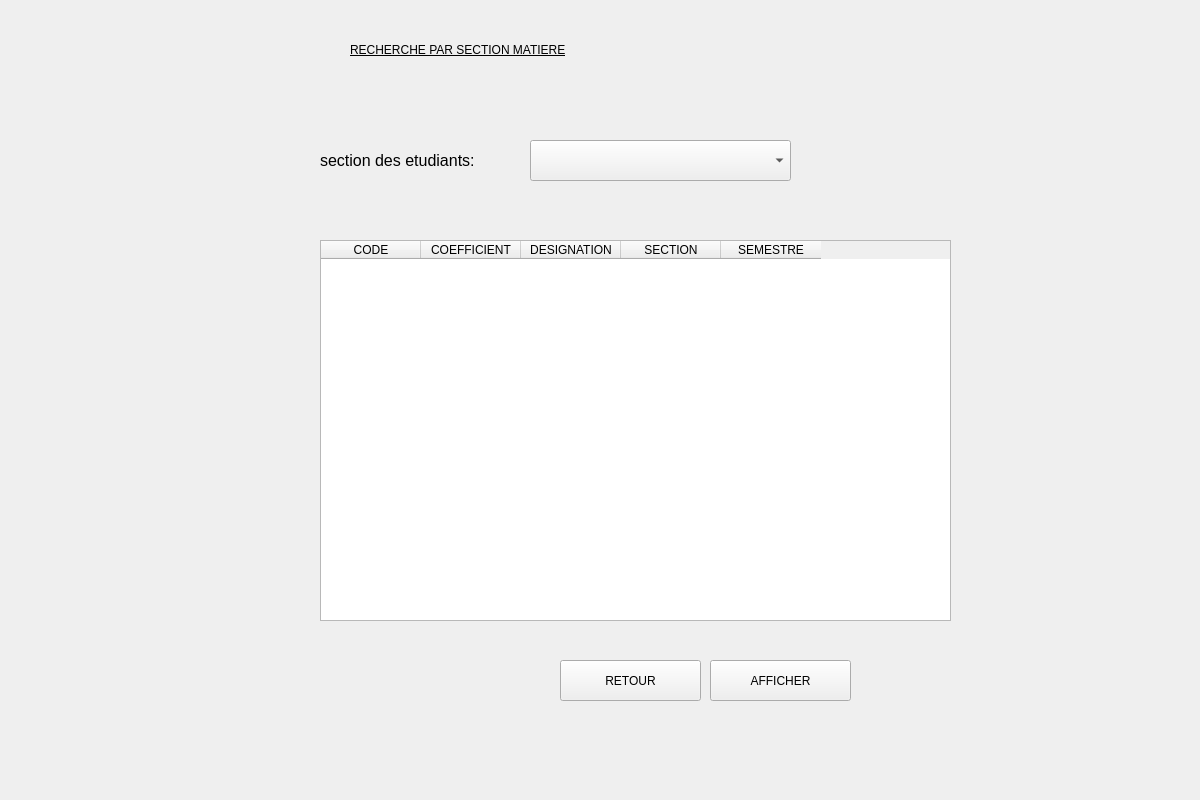
<?xml version="1.0" encoding="UTF-8"?>
<ui version="4.0">
 <class>Form</class>
 <widget class="QWidget" name="Form">
  <property name="geometry">
   <rect>
    <x>0</x>
    <y>0</y>
    <width>1200</width>
    <height>800</height>
   </rect>
  </property>
  <property name="windowTitle">
   <string>Form</string>
  </property>
  <widget class="QLabel" name="num_inscription4">
   <property name="geometry">
    <rect>
     <x>320</x>
     <y>120</y>
     <width>281</width>
     <height>81</height>
    </rect>
   </property>
   <property name="styleSheet">
    <string notr="true"/>
   </property>
   <property name="text">
    <string>&lt;html&gt;&lt;head/&gt;&lt;body&gt;&lt;p&gt;&lt;span style=&quot; font-size:12pt; color:#000000;&quot;&gt;section des etudiants:&lt;/span&gt;&lt;/p&gt;&lt;/body&gt;&lt;/html&gt;</string>
   </property>
  </widget>
  <widget class="QPushButton" name="afficher">
   <property name="geometry">
    <rect>
     <x>710</x>
     <y>660</y>
     <width>141</width>
     <height>41</height>
    </rect>
   </property>
   <property name="styleSheet">
    <string notr="true">font: 12pt &quot;MS Shell Dlg 2&quot;;</string>
   </property>
   <property name="text">
    <string>AFFICHER</string>
   </property>
  </widget>
  <widget class="QLabel" name="label">
   <property name="geometry">
    <rect>
     <x>350</x>
     <y>10</y>
     <width>551</width>
     <height>81</height>
    </rect>
   </property>
   <property name="styleSheet">
    <string notr="true">font: 63 18pt &quot;Open Sans Semibold&quot;;</string>
   </property>
   <property name="text">
    <string>&lt;html&gt;&lt;head/&gt;&lt;body&gt;&lt;p&gt;&lt;span style=&quot; text-decoration: underline; color:#000000;&quot;&gt;RECHERCHE PAR SECTION MATIERE&lt;/span&gt;&lt;/p&gt;&lt;/body&gt;&lt;/html&gt;</string>
   </property>
  </widget>
  <widget class="QPushButton" name="ok">
   <property name="geometry">
    <rect>
     <x>560</x>
     <y>660</y>
     <width>141</width>
     <height>41</height>
    </rect>
   </property>
   <property name="styleSheet">
    <string notr="true">font: 12pt &quot;MS Shell Dlg 2&quot;;</string>
   </property>
   <property name="text">
    <string>RETOUR</string>
   </property>
  </widget>
  <widget class="QLabel" name="section_2">
   <property name="geometry">
    <rect>
     <x>540</x>
     <y>190</y>
     <width>221</width>
     <height>21</height>
    </rect>
   </property>
   <property name="text">
    <string/>
   </property>
  </widget>
  <widget class="QTableWidget" name="tableWidget">
   <property name="geometry">
    <rect>
     <x>320</x>
     <y>240</y>
     <width>631</width>
     <height>381</height>
    </rect>
   </property>
   <column>
    <property name="text">
     <string>CODE</string>
    </property>
   </column>
   <column>
    <property name="text">
     <string>COEFFICIENT</string>
    </property>
   </column>
   <column>
    <property name="text">
     <string>DESIGNATION</string>
    </property>
   </column>
   <column>
    <property name="text">
     <string>SECTION</string>
    </property>
   </column>
   <column>
    <property name="text">
     <string>SEMESTRE</string>
    </property>
   </column>
  </widget>
  <widget class="QComboBox" name="section">
   <property name="geometry">
    <rect>
     <x>530</x>
     <y>140</y>
     <width>261</width>
     <height>41</height>
    </rect>
   </property>
   <property name="styleSheet">
    <string notr="true">QLineEdit {
border: 1px solid rgb(37,39,48);
border-radius: 20px;
padding-left:20px;
padding-right:20px;
}
QLineEdit:hover{
	border: 2px solid rgb(222, 221, 218)
}
QLineEdit:focus{
	border: 2px solid rgb(154, 208, 236)
}</string>
   </property>
   <item>
    <property name="text">
     <string/>
    </property>
   </item>
   <item>
    <property name="text">
     <string>CPI1</string>
    </property>
   </item>
   <item>
    <property name="text">
     <string>CPI2</string>
    </property>
   </item>
   <item>
    <property name="text">
     <string>L1 INFO</string>
    </property>
   </item>
   <item>
    <property name="text">
     <string>L1 TIC</string>
    </property>
   </item>
   <item>
    <property name="text">
     <string>L1 EEA</string>
    </property>
   </item>
   <item>
    <property name="text">
     <string>L1 MATH</string>
    </property>
   </item>
   <item>
    <property name="text">
     <string>L2 INFO </string>
    </property>
   </item>
   <item>
    <property name="text">
     <string>L2 TIC</string>
    </property>
   </item>
   <item>
    <property name="text">
     <string>L2 EEA</string>
    </property>
   </item>
   <item>
    <property name="text">
     <string>L2 MATH</string>
    </property>
   </item>
   <item>
    <property name="text">
     <string>L3 INFO</string>
    </property>
   </item>
   <item>
    <property name="text">
     <string>L3 TIC</string>
    </property>
   </item>
   <item>
    <property name="text">
     <string>L3 EEA</string>
    </property>
   </item>
   <item>
    <property name="text">
     <string>ING 1</string>
    </property>
   </item>
   <item>
    <property name="text">
     <string>ING2</string>
    </property>
   </item>
  </widget>
  <widget class="QLabel" name="label_2">
   <property name="geometry">
    <rect>
     <x>-160</x>
     <y>-10</y>
     <width>1391</width>
     <height>881</height>
    </rect>
   </property>
   <property name="text">
    <string/>
   </property>
   <property name="pixmap">
    <pixmap>n1mtIpU.jpg</pixmap>
   </property>
   <property name="scaledContents">
    <bool>true</bool>
   </property>
  </widget>
  <widget class="QLabel" name="label_10">
   <property name="geometry">
    <rect>
     <x>1060</x>
     <y>20</y>
     <width>131</width>
     <height>141</height>
    </rect>
   </property>
   <property name="text">
    <string/>
   </property>
   <property name="pixmap">
    <pixmap>output-onlinepngtools.png</pixmap>
   </property>
   <property name="scaledContents">
    <bool>true</bool>
   </property>
  </widget>
  <zorder>label_2</zorder>
  <zorder>num_inscription4</zorder>
  <zorder>afficher</zorder>
  <zorder>label</zorder>
  <zorder>ok</zorder>
  <zorder>section_2</zorder>
  <zorder>tableWidget</zorder>
  <zorder>section</zorder>
  <zorder>label_10</zorder>
 </widget>
 <resources/>
 <connections/>
</ui>
